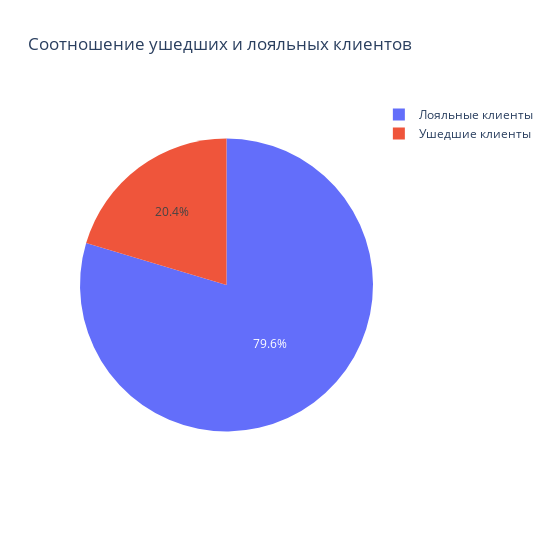

The notebook cell this image was saved under:
### Markdown cell above
### <center>9.1. Каково соотношение ушедших и лояльных клиентов?

### Code cell
# Построим круговую диаграмму в Plotly
# задаём имена значениям
churn_data['exited_status'] = churn_data['Exited'].map({0:'Лояльные клиенты', 1:'Ушедшие клиенты'})
# создаем круговую диграмму
fig = px.pie(
    data_frame=churn_data,
    names='exited_status',
    title='Соотношение ушедших и лояльных клиентов',
    width=550,
    height=550,
    )
fig.show()
fig.write_html("plotly/churn_status.html")
fig.write_image("plotly/churn_status.png")

### Figure 1 — Plotly figure (JSON) as saved in the notebook; plotly's stock layout.template omitted (floating-point values rounded to 4 significant figures; data arrays with more than 128 entries replaced by an {"elided": "..."} marker saying what was removed)
{"data": [{"domain": {"x": [0, 1], "y": [0, 1]}, "hovertemplate": "exited_status=%{label}<extra></extra>", "labels": {"elided": "10000 str values"}, "legendgroup": "", "name": "", "showlegend": true, "type": "pie"}], "layout": {"height": 550, "legend": {"tracegroupgap": 0}, "title": {"text": "Соотношение ушедших и лояльных клиентов"}, "width": 550}}
